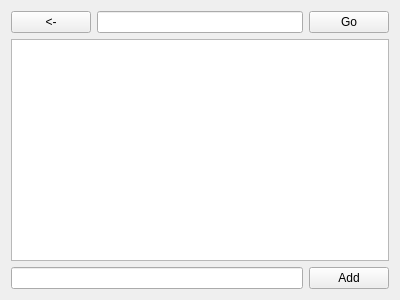
<?xml version="1.0" encoding="UTF-8"?>
<ui version="4.0">
 <class>MListViewD</class>
 <widget class="QWidget" name="MListViewD">
  <property name="geometry">
   <rect>
    <x>0</x>
    <y>0</y>
    <width>400</width>
    <height>300</height>
   </rect>
  </property>
  <property name="windowTitle">
   <string>Form</string>
  </property>
  <layout class="QVBoxLayout" name="verticalLayout">
   <item>
    <layout class="QHBoxLayout" name="horizontalLayout_2">
     <item>
      <widget class="QPushButton" name="cmdBack">
       <property name="text">
        <string>&lt;-</string>
       </property>
      </widget>
     </item>
     <item>
      <widget class="QLineEdit" name="txtPath"/>
     </item>
     <item>
      <widget class="QPushButton" name="cmdGo">
       <property name="text">
        <string>Go</string>
       </property>
      </widget>
     </item>
    </layout>
   </item>
   <item>
    <widget class="QListWidget" name="lstChilds"/>
   </item>
   <item>
    <layout class="QHBoxLayout" name="horizontalLayout">
     <item>
      <widget class="QLineEdit" name="txtName"/>
     </item>
     <item>
      <widget class="QPushButton" name="cmdAdd">
       <property name="text">
        <string>Add</string>
       </property>
      </widget>
     </item>
    </layout>
   </item>
  </layout>
 </widget>
 <resources/>
 <connections/>
</ui>
